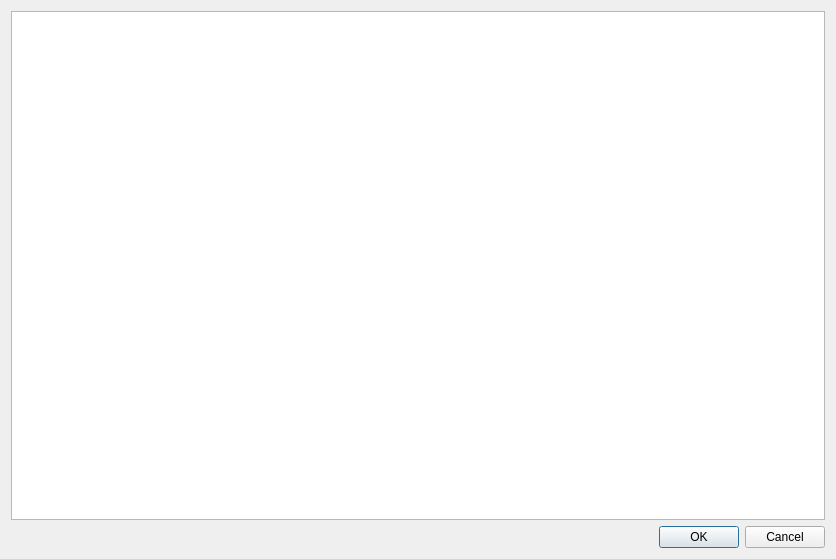
<?xml version="1.0" encoding="UTF-8"?>
<ui version="4.0">
 <class>FileOpenDialog</class>
 <widget class="QDialog" name="FileOpenDialog">
  <property name="geometry">
   <rect>
    <x>0</x>
    <y>0</y>
    <width>836</width>
    <height>559</height>
   </rect>
  </property>
  <property name="windowTitle">
   <string>Dialog</string>
  </property>
  <layout class="QVBoxLayout" name="verticalLayout">
   <item>
    <widget class="QTreeView" name="treeView"/>
   </item>
   <item>
    <widget class="QDialogButtonBox" name="buttonBox">
     <property name="orientation">
      <enum>Qt::Horizontal</enum>
     </property>
     <property name="standardButtons">
      <set>QDialogButtonBox::Cancel|QDialogButtonBox::Ok</set>
     </property>
    </widget>
   </item>
  </layout>
 </widget>
 <resources/>
 <connections>
  <connection>
   <sender>buttonBox</sender>
   <signal>accepted()</signal>
   <receiver>FileOpenDialog</receiver>
   <slot>accept()</slot>
   <hints>
    <hint type="sourcelabel">
     <x>227</x>
     <y>393</y>
    </hint>
    <hint type="destinationlabel">
     <x>157</x>
     <y>274</y>
    </hint>
   </hints>
  </connection>
  <connection>
   <sender>buttonBox</sender>
   <signal>rejected()</signal>
   <receiver>FileOpenDialog</receiver>
   <slot>reject()</slot>
   <hints>
    <hint type="sourcelabel">
     <x>295</x>
     <y>399</y>
    </hint>
    <hint type="destinationlabel">
     <x>286</x>
     <y>274</y>
    </hint>
   </hints>
  </connection>
 </connections>
</ui>
